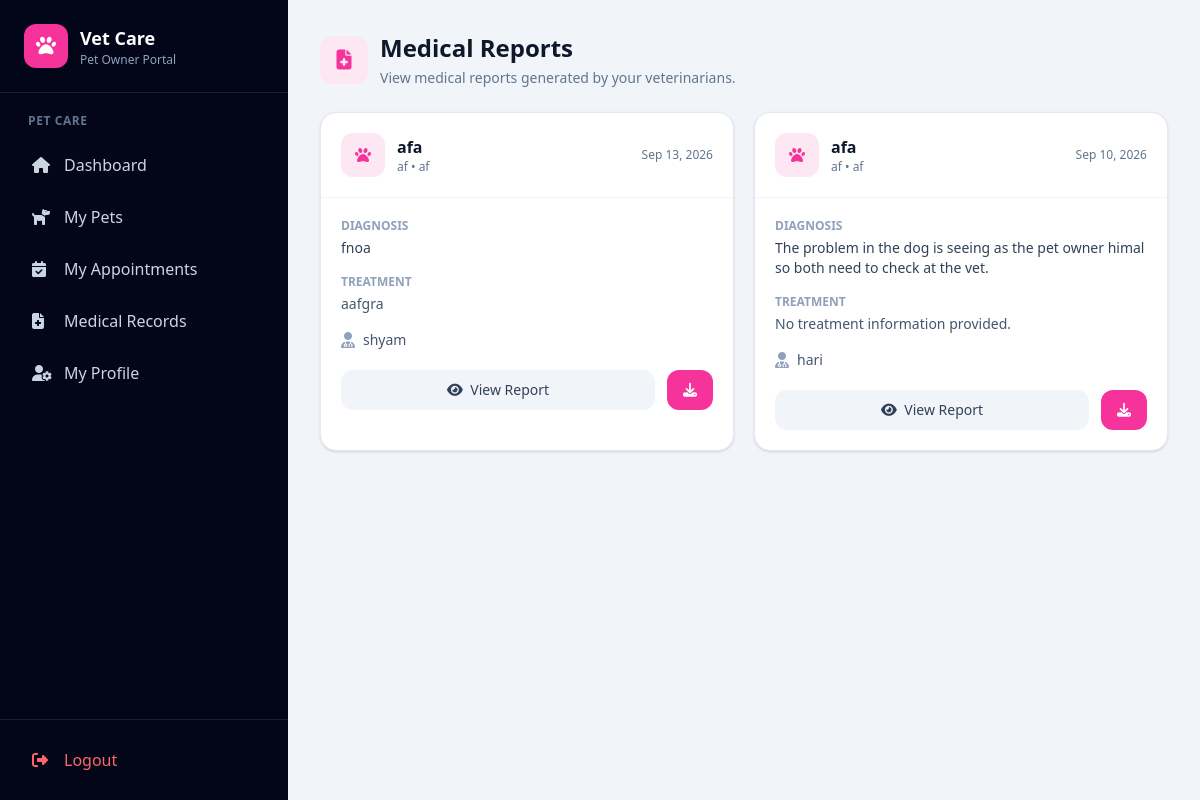
Page /medical/medical-records/ (signed in) on the earlier database version.
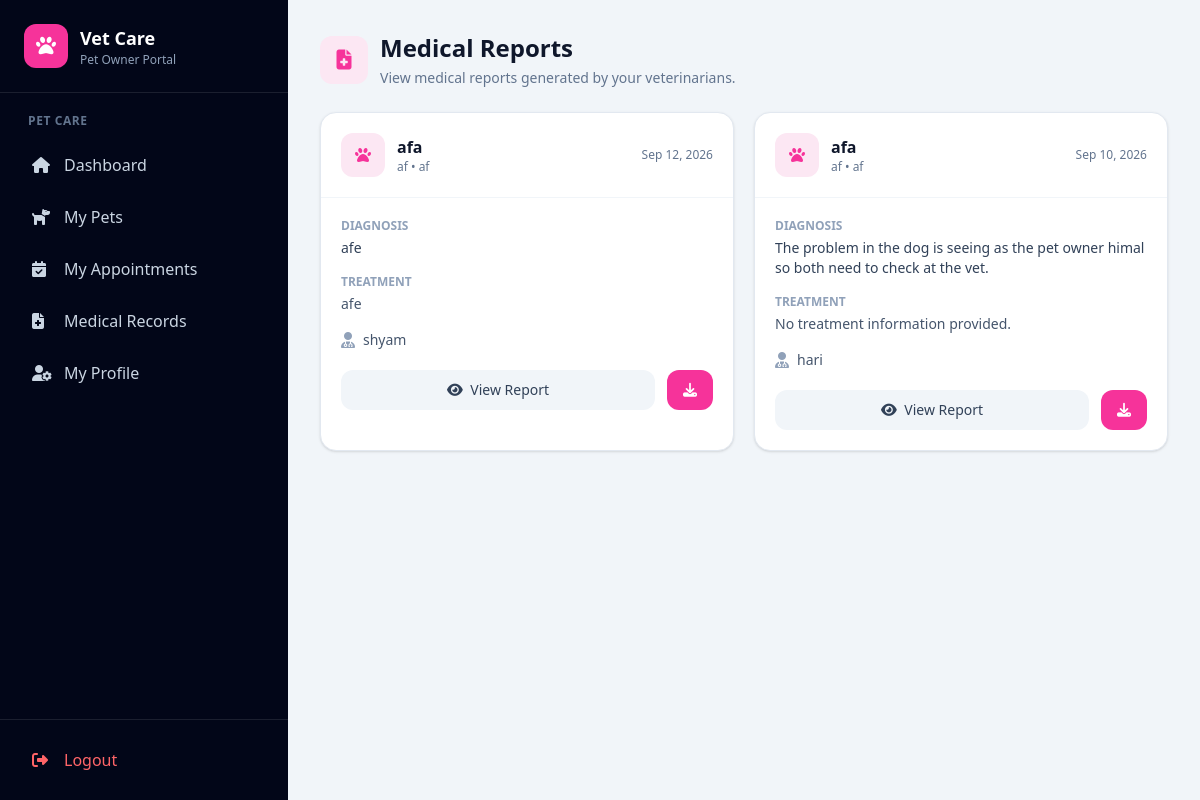
Same page on the later database version.
### medical/models.py (models this page shows, shortened)
class MedicalRecord(models.Model):
    animal = models.ForeignKey(
        Animal,
        on_delete=models.CASCADE,
        related_name="medical_records"
    )
    veterinarian = models.ForeignKey(
        VeterinarianProfile,
        on_delete=models.SET_NULL,
        null=True,
        related_name="medical_records"
    )
    appointment = models.ForeignKey(
        "appointment.Appointment",
        on_delete=models.SET_NULL,
        null=True,
        blank=True,
        related_name="medical_records"
    )
    diagnosis = models.TextField()
    symptoms = models.TextField(
        blank=True,
        null=True
    )
    treatment = models.TextField(
        blank=True,
        null=True
    )
    notes = models.TextField(
        blank=True,
        null=True
    )
    record_date = models.DateField()
    created_at = models.DateTimeField(
        auto_now_add=True
    )
    updated_at = models.DateTimeField(
        auto_now=True
    )
    class Meta:
        ordering = ["-record_date"]
        verbose_name = "Medical Record"
        verbose_name_plural = "Medical Records"

### animal/models.py (models this page shows, shortened)
class Animal(models.Model):
    owner = models.ForeignKey(
        User,
        on_delete=models.CASCADE,
        related_name="animals",
        null=True,
        blank=True
    )
    name = models.CharField(max_length=100)
    species = models.CharField(max_length=100)
    breed = models.CharField(
        max_length=100,
        blank=True,
        null=True
    )
    age = models.PositiveIntegerField(
        blank=True,
        null=True
    )
    created_at = models.DateTimeField(
        auto_now_add=True
    )

### account/models.py (models this page shows, shortened)
class VeterinarianProfile(models.Model):
    user = models.OneToOneField(
        User,
        on_delete=models.CASCADE,
        related_name="veterinarian_profile",
        limit_choices_to={"role": User.VETERINARIAN}
    )
    license_number = models.CharField(
        max_length=100,
        unique=True
    )
    specialization = models.CharField(
        max_length=150,
        blank=True,
        null=True
    )
    qualification = models.CharField(
        max_length=200,
        blank=True,
        null=True
    )
    experience_years = models.PositiveIntegerField(
        default=0
    )
    joined_date = models.DateField(
        blank=True,
        null=True
    )

class User(AbstractUser):
    ADMIN = "ADMIN"
    VETERINARIAN = "VETERINARIAN"
    PET_OWNER = "PET_OWNER"
    ROLE_CHOICES = [
        (ADMIN, "Admin"),
        (VETERINARIAN, "Veterinarian"),
        (PET_OWNER, "Pet Owner"),
    ]
    role = models.CharField(
        max_length=20,
        choices=ROLE_CHOICES,
        default=PET_OWNER
    )
    phone = models.CharField(
        max_length=15,
        blank=True,
        null=True
    )
    address = models.TextField(
        blank=True,
        null=True
    )
    created_at = models.DateTimeField(
        auto_now_add=True
    )
    updated_at = models.DateTimeField(
        auto_now=True
    )

### medical/views.py (the view)
@login_required
def owner_medical_records(request):
    if request.user.role != User.PET_OWNER:
        messages.error(
            request,
            "You are not authorized to view medical reports."
        )
        return redirect("dashboard")
    medical_records = (
        MedicalRecord.objects
        .filter(animal__owner=request.user)
        .select_related(
            "animal",
            "veterinarian",
            "appointment"
        )
        .prefetch_related("prescriptions")
        .order_by("-record_date", "-id")
    )
    return render(
        request,
        "medical/owner_medical_records.html",
        {
            "medical_records": medical_records
        }
    )

### medical/templates/medical/owner_medical_records.html (shortened to what the changed rows need)
{% extends "ownerbase.html" %}
{% block content %}
<div class="max-w-7xl mx-auto">
    <div class="flex flex-col sm:flex-row
                sm:items-center
                sm:justify-between
                gap-4 mb-6">
        <div>
            <div class="flex items-center gap-3">
                <div>
                    <h1 class="text-2xl font-bold text-slate-900">
                        Medical Reports
                    </h1>
                </div>
            </div>
        </div>
    </div>
    {% if medical_records %}
        <div class="grid grid-cols-1 lg:grid-cols-2
                    xl:grid-cols-3 gap-5">
            {% for record in medical_records %}
                <div class="bg-white
                            rounded-2xl
                            border border-slate-200
                            shadow-sm
                            overflow-hidden">
                    <div class="p-5
                                border-b border-slate-100">
                        <div class="flex items-center
                                    justify-between gap-3">
                            <div class="flex items-center gap-3">
                                <div class="w-11 h-11
                                            rounded-xl
                                            bg-pink-100
                                            text-pink-500
                                            flex items-center justify-center">
                                    <i class="fa-solid fa-paw"></i>
                                </div>
                                <div>
                                    <h2 class="font-bold
                                               text-slate-900">
                                        {{ record.animal.name }}
                                    </h2>
                                    <p class="text-xs
                                              text-slate-500">
                                        {{ record.animal.species }}
                                        {% if record.animal.breed %}
                                            • {{ record.animal.breed }}
                                        {% endif %}
                                    </p>
                                </div>
                            </div>
                            <span class="text-xs
                                         text-slate-500
                                         whitespace-nowrap">
                                {{ record.record_date|date:"M d, Y" }}
                            </span>
                        </div>
                    </div>
                    <div class="p-5 space-y-4">
                        <div>
                            <p class="text-xs
                                      font-semibold
                                      uppercase
                                      text-slate-400">
                                Diagnosis
                            </p>
                            <p class="text-sm
                                      text-slate-700
                                      mt-1">
                                {{ record.diagnosis }}
                            </p>
                        </div>
                        <div>
                            <p class="text-xs
                                      font-semibold
                                      uppercase
                                      text-slate-400">
                                Treatment
                            </p>
                            <p class="text-sm
                                      text-slate-600
                                      mt-1
                                      line-clamp-2">
                                {{ record.treatment|default:"No treatment information provided." }}
                            </p>
                        </div>
                        <div class="flex items-center gap-2">
                            <i class="fa-solid fa-user-doctor
                                      text-slate-400"></i>
                            <span class="text-sm text-slate-600">
                                {% if record.veterinarian %}
                                    {{ record.veterinarian.user.get_full_name|default:record.veterinarian.user.username }}
                                {% else %}
                                    Veterinarian not assigned
                                {% endif %}
                            </span>
                        </div>
                    </div>
                    <div class="px-5 pb-5
                                flex gap-3">
                        <a
                            href="{% url 'owner-medical-detail' record.id %}"
                            class="flex-1
                                   text-center
                                   px-4 py-2.5
                                   rounded-xl
                                   bg-slate-100
                                   text-slate-700
                                   text-sm
                                   font-medium
                                   hover:bg-slate-200">
                            <i class="fa-solid fa-eye mr-1"></i>
                            View Report
                        </a>
                        <a
                            href="{% url 'download-medical-report' record.id %}"
                            class="px-4 py-2.5
                                   rounded-xl
                                   bg-pink-500
                                   text-white
                                   text-sm
                                   font-medium
                                   hover:bg-pink-600">
                            <i class="fa-solid fa-download"></i>
                        </a>
                    </div>
                </div>
            {% endfor %}
        </div>
    {% endif %}
</div>
{% endblock %}

Differences in the rows shown:
removed MedicalRecord: animal.name "afa", animal.species "af", animal.breed "af", record_date "Sep 13, 2026", diagnosis "fnoa", treatment "aafgra", veterinarian.user.get_full_name "shyam"
added MedicalRecord: animal.name "afa", animal.species "af", animal.breed "af", record_date "Sep 12, 2026", diagnosis "afe", treatment "afe", veterinarian.user.get_full_name "shyam"
